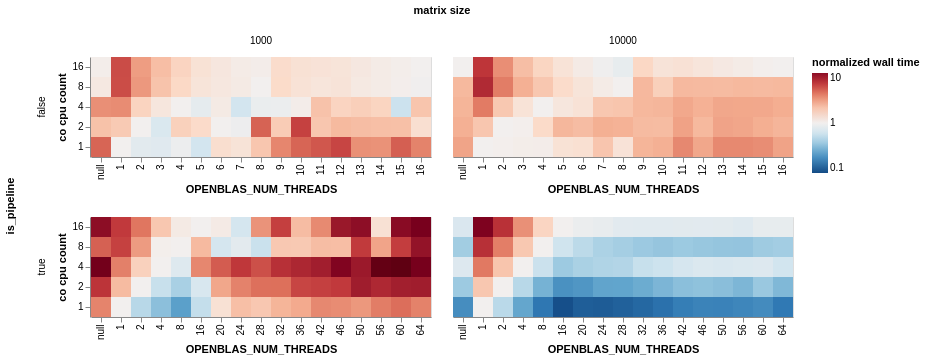

Notebook cell for this chart:
### Markdown cell above
- setting N-threads = N-cores requested in CO generally does not make performance worse
    - NOTE: for 32/64 cores requested in pipeline, `CO_CPUS` method does not work

- the exception is pipelines (not sure whether 1 requested cpu == 1 logical or 1 physical core)

### Code cell
(
    wall_time_chart
    .encode(
        color=alt.Color('normalized wall time:Q').scale(type='log', scheme="redblue", domainMin=0.1, domainMid=1, domainMax=10, reverse=True),
    )
    .resolve_scale(
        x='independent',
    )
)

### Figure 1 — Vega-Lite specification as saved in the notebook (floating-point values rounded to 4 significant figures; data arrays with more than 128 entries replaced by an {"elided": "..."} marker saying what was removed)
{"config": {"view": {"continuousWidth": 300, "continuousHeight": 300}}, "data": {"name": "data-299aec0b7e2f68d3bd64f12f6a6ed52d"}, "mark": {"type": "rect", "tooltip": true}, "encoding": {"color": {"field": "normalized wall time", "scale": {"type": "log", "scheme": "redblue", "domainMin": 0.1, "domainMid": 1, "domainMax": 10, "reverse": true}, "type": "quantitative"}, "column": {"field": "matrix size", "type": "ordinal"}, "detail": {"field": "os cpu count", "type": "ordinal"}, "row": {"field": "is_pipeline", "type": "nominal"}, "x": {"field": "OPENBLAS_NUM_THREADS", "type": "ordinal"}, "y": {"field": "co cpu count", "scale": {"reverse": true}, "type": "ordinal"}}, "params": [{"name": "param_69", "select": {"type": "interval", "encodings": ["x", "y"]}, "bind": "scales"}], "resolve": {"scale": {"x": "independent"}}, "$schema": "https://vega.github.io/schema/vega-lite/v5.20.1.json", "datasets": {"data-299aec0b7e2f68d3bd64f12f6a6ed52d": {"elided": "340 records"}}}
